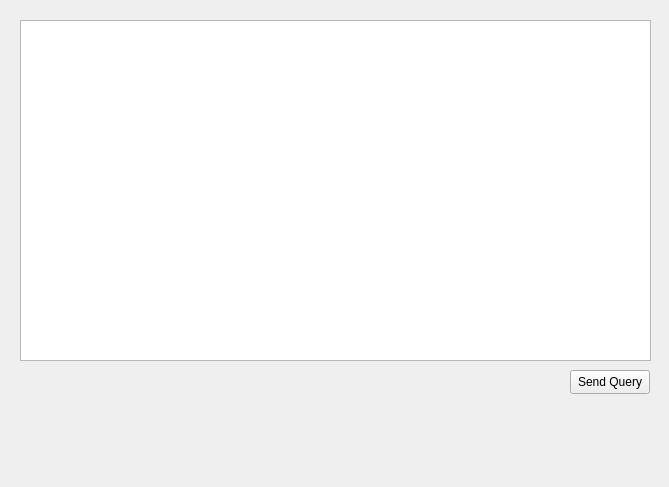
<?xml version="1.0" encoding="UTF-8"?>
<ui version="4.0">
 <class>sendquerypage</class>
 <widget class="QWidget" name="sendquerypage">
  <property name="geometry">
   <rect>
    <x>0</x>
    <y>0</y>
    <width>669</width>
    <height>487</height>
   </rect>
  </property>
  <property name="windowTitle">
   <string>Send Queries</string>
  </property>
  <widget class="QPushButton" name="pushButton">
   <property name="geometry">
    <rect>
     <x>570</x>
     <y>370</y>
     <width>80</width>
     <height>24</height>
    </rect>
   </property>
   <property name="text">
    <string>Send Query</string>
   </property>
  </widget>
  <widget class="QPlainTextEdit" name="plainTextEdit">
   <property name="geometry">
    <rect>
     <x>20</x>
     <y>20</y>
     <width>631</width>
     <height>341</height>
    </rect>
   </property>
  </widget>
 </widget>
 <resources/>
 <connections/>
</ui>
